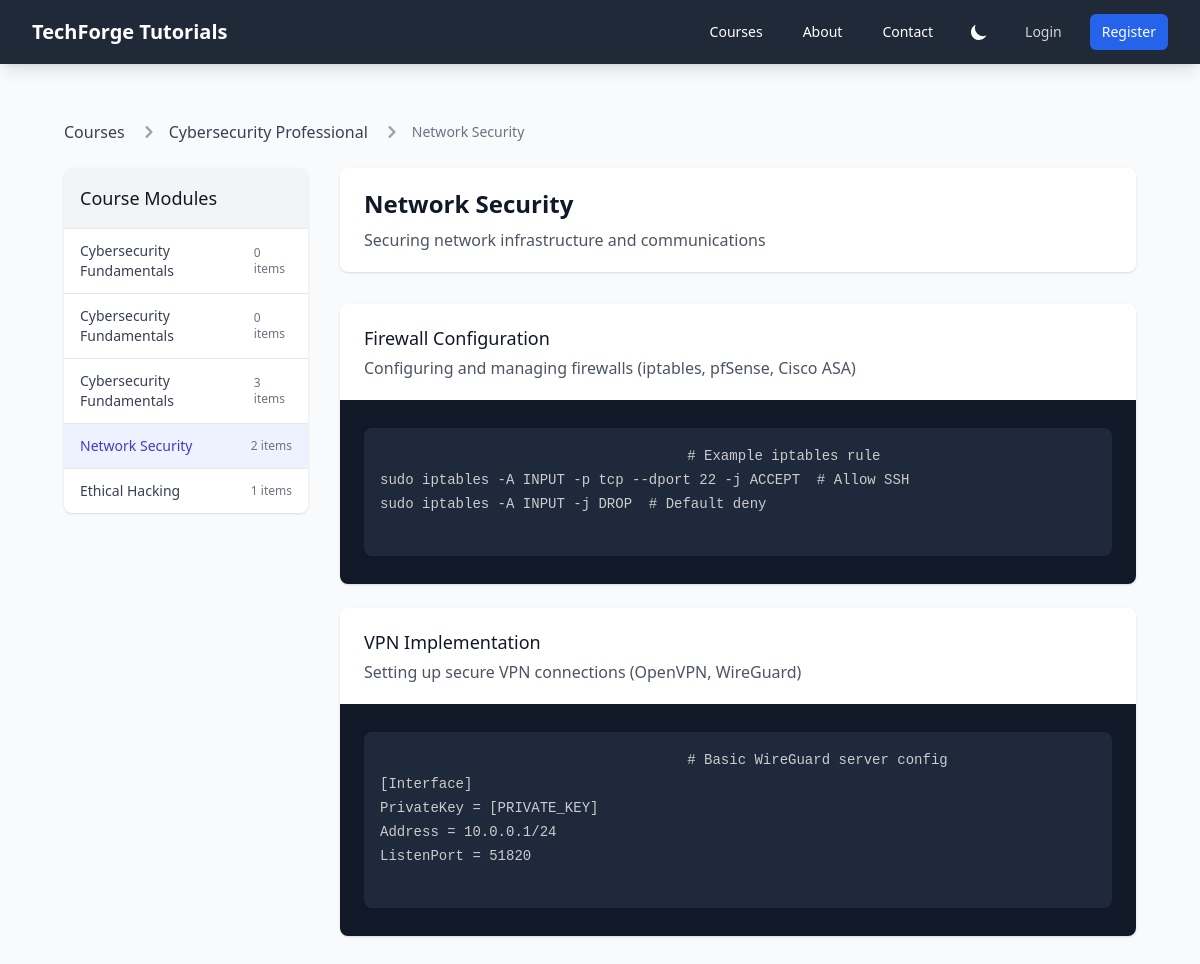
The app's page /courses/cybersecurity-professional/modules/14/ with its own data.
### courses/models.py (models this page shows, shortened)
class Course(models.Model):
    title = models.CharField(max_length=200)
    slug = models.SlugField(unique=True, blank=True)
    description = models.TextField()
    created_at = models.DateTimeField(auto_now_add=True)
    updated_at = models.DateTimeField(auto_now=True)

class Module(models.Model):
    course = models.ForeignKey(Course, related_name='modules', on_delete=models.CASCADE, null=True, blank=True)
    title = models.CharField(max_length=200)
    description = models.TextField(blank=True)
    order = models.PositiveIntegerField(default=0)
    created_at = models.DateTimeField(auto_now_add=True)
    updated_at = models.DateTimeField(auto_now=True)
    class Meta:
        ordering = ['order']

class Content(models.Model):
    LANGUAGE_CHOICES = [
        ('python', 'Python'),
        ('javascript', 'JavaScript'),
        ('java', 'Java'),
        ('c', 'C'),
        ('cpp', 'C++'),
        ('csharp', 'C#'),
        ('go', 'Go'),
        ('ruby', 'Ruby'),
        ('php', 'PHP'),
        ('swift', 'Swift'),
        ('kotlin', 'Kotlin'),
        ('typescript', 'TypeScript'),
        ('html', 'HTML'),
        ('css', 'CSS'),
        ('sql', 'SQL'),
        ('bash', 'Bash/Shell'),
        ('json', 'JSON'),
        ('yaml', 'YAML'),
        ('markdown', 'Markdown'),
        ('text', 'Plain Text'),
    ]
    module = models.ForeignKey(Module, related_name='contents', on_delete=models.CASCADE)
    title = models.CharField(max_length=200)
    description = models.TextField(blank=True)
    code = models.TextField(blank=True)
    code_language = models.CharField(max_length=20, choices=LANGUAGE_CHOICES, default='text')
    order = models.PositiveIntegerField(default=0)
    created_at = models.DateTimeField(auto_now_add=True)
    updated_at = models.DateTimeField(auto_now=True)
    class Meta:
        ordering = ['order']

### courses/views.py (the view)
# urls.py: path('<slug:course_slug>/modules/<int:module_id>/', views.module_detail, name='module_detail'),
def module_detail(request, course_slug, module_id):
    module = get_object_or_404(Module, id=module_id, course__slug=course_slug)
    contents = module.contents.all().order_by('order')
    print(f"Module ID: {module_id}, Title: {module.title}")
    print(f"Number of contents: {contents.count()}")
    for i, content in enumerate(contents, 1):
        print(f"Content {i}: ID={content.id}, Title='{content.title}', Type={content.code_language if hasattr(content, 'code_language') else 'N/A'}")
    return render(request, 'courses/module_detail.html', {
        'course': module.course,
        'module': module,
        'contents': contents
    })

### core/context_processors.py (called while the page is built, shortened)
def user_activity(request):
    if not request.user.is_authenticated:
        return {}

### templates/courses/module_detail.html (shortened to what this page needs)
{% extends 'base.html' %}
{% block content %}
<div class="min-h-screen bg-gray-50 dark:bg-gray-900 py-8 px-4 sm:px-6 lg:px-8">
    <div class="max-w-7xl mx-auto">
        <nav class="flex mb-6" aria-label="Breadcrumb">
            <ol class="inline-flex items-center space-x-1 md:space-x-3">
                <li>
                    <div class="flex items-center">
                        <a href="{% url 'courses:courses_list' %}" class="text-gray-700 dark:text-gray-300 hover:text-indigo-600 dark:hover:text-indigo-400">Courses</a>
                    </div>
                </li>
                <li>
                    <div class="flex items-center">
                        <svg class="w-6 h-6 text-gray-400" fill="currentColor" viewBox="0 0 20 20" xmlns="http://www.w3.org/2000/svg">
                            <path fill-rule="evenodd" d="M7.293 14.707a1 1 0 010-1.414L10.586 10 7.293 6.707a1 1 0 011.414-1.414l4 4a1 1 0 010 1.414l-4 4a1 1 0 01-1.414 0z" clip-rule="evenodd"></path>
                        </svg>
                        <a href="{% url 'courses:course_detail' course.slug %}" class="ml-1 text-gray-700 dark:text-gray-300 hover:text-indigo-600 dark:hover:text-indigo-400 md:ml-2">{{ course.title|truncatechars:30 }}</a>
                    </div>
                </li>
                <li aria-current="page">
                    <div class="flex items-center">
                        <svg class="w-6 h-6 text-gray-400" fill="currentColor" viewBox="0 0 20 20" xmlns="http://www.w3.org/2000/svg">
                            <path fill-rule="evenodd" d="M7.293 14.707a1 1 0 010-1.414L10.586 10 7.293 6.707a1 1 0 011.414-1.414l4 4a1 1 0 010 1.414l-4 4a1 1 0 01-1.414 0z" clip-rule="evenodd"></path>
                        </svg>
                        <span class="ml-1 text-sm font-medium text-gray-500 dark:text-gray-400 md:ml-2">{{ module.title|truncatechars:30 }}</span>
                    </div>
                </li>
            </ol>
        </nav>
        <div class="lg:grid lg:grid-cols-12 lg:gap-8">
            <div class="lg:col-span-3 mb-8 lg:mb-0">
                <div class="bg-white dark:bg-gray-800 rounded-lg shadow overflow-hidden">
                    <div class="p-4 bg-gray-100 dark:bg-gray-700 border-b border-gray-200 dark:border-gray-600">
                        <h2 class="text-lg font-medium text-gray-900 dark:text-white">Course Modules</h2>
                    </div>
                    <nav class="divide-y divide-gray-200 dark:divide-gray-700" aria-label="Course modules">
                        {% for mod in course.modules.all %}
                        <div class="px-4 py-3 {% if mod.id == module.id %}bg-indigo-50 dark:bg-indigo-900/30{% else %}hover:bg-gray-50 dark:hover:bg-gray-700{% endif %}">
                            <a href="{% url 'courses:module_detail' course.slug mod.id %}"
                               class="flex items-center justify-between text-sm font-medium {% if mod.id == module.id %}text-indigo-700 dark:text-indigo-300{% else %}text-gray-700 dark:text-gray-300 hover:text-indigo-600 dark:hover:text-indigo-400{% endif %}">
                                <span>{{ mod.title }}</span>
                                <span class="text-xs text-gray-500 dark:text-gray-400">{{ mod.contents.count }} items</span>
                            </a>
                        </div>
                        {% endfor %}
                    </nav>
                </div>
            </div>
            <div class="lg:col-span-9">
                <div class="bg-white dark:bg-gray-800 shadow overflow-hidden sm:rounded-lg mb-8">
                    <div class="px-4 py-5 sm:px-6">
                        <h1 class="text-2xl font-bold text-gray-900 dark:text-white">{{ module.title }}</h1>
                        {% if module.description %}
                        <p class="mt-2 text-gray-600 dark:text-gray-300">{{ module.description }}</p>
                        {% endif %}
                    </div>
                </div>
                {% if contents %}
                    {% for content in contents %}
                    <div class="bg-white dark:bg-gray-800 shadow overflow-hidden sm:rounded-lg mb-6">
                        <div class="px-4 py-5 sm:px-6">
                            <h3 class="text-lg font-medium text-gray-900 dark:text-white">{{ content.title }}</h3>
                            {% if content.description %}
                            <p class="mt-1 text-gray-600 dark:text-gray-300">{{ content.description }}</p>
                            {% endif %}
                        </div>
                        {% if content.code %}
                        <div class="bg-gray-900 px-4 py-3 sm:px-6 overflow-x-auto">
                            <pre class="language-{{ content.code_language }}">
                                <code class="language-{{ content.code_language }} text-sm">{{ content.code|escape }}</code>
                            </pre>
                        </div>
                        {% endif %}
                    </div>
                    {% endfor %}
                {% endif %}
            </div>
        </div>
    </div>
</div>
{% endblock %}

### templates/base.html (style rules this page uses)
pre[class*="language-"] { background-color: #1e293b !important; border-radius: 0.5rem; padding: 1rem; margin: 1rem 0; overflow-x: auto; }
code[class*="language-"] { font-size: 0.875rem; line-height: 1.5; }

### records on screen
Course: title "Cybersecurity Professional"
Module: title "Network Security", contents.count "2", description "Securing network infrastructure and communications"
Module: title "Cybersecurity Fundamentals", contents.count "0"
Module: title "Cybersecurity Fundamentals", contents.count "0"
Module: title "Cybersecurity Fundamentals", contents.count "3"
Module: title "Ethical Hacking", contents.count "1"
Content: title "Firewall Configuration", description "Configuring and managing firewalls (iptables, pfSense, Cisco ASA)"
Content: title "VPN Implementation", description "Setting up secure VPN connections (OpenVPN, WireGuard)"
